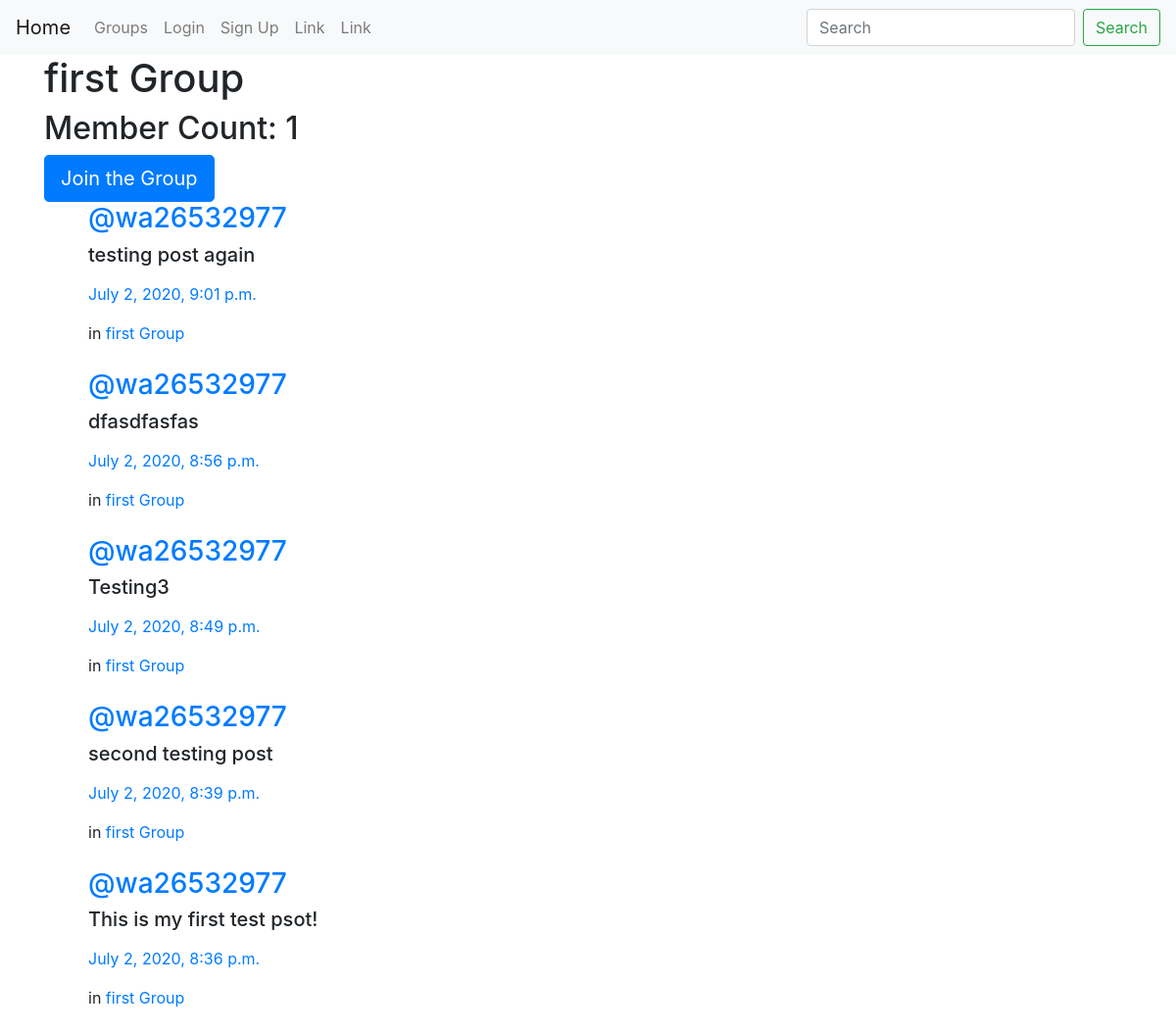
Screenshot of /groups/post/in/first-group/ with the database file from the repository.
### groups/models.py (models this page shows, shortened)
class Group(models.Model):
    name = models.CharField(max_length=255, unique=True)
    slug = models.SlugField(allow_unicode=True, unique=True)
    description = models.TextField(blank=True, default='')
    description_html = models.TextField(editable=False, default='', blank=True)
    members = models.ManyToManyField(User, through="GroupMember")
    class Meta:
        ordering = ['name']

### posts/models.py (models this page shows, shortened)
class Post(models.Model):
    user = models.ForeignKey(User, related_name="posts", on_delete=models.CASCADE)
    created_at = models.DateTimeField(auto_now=True)
    message = models.TextField()
    message_html = models.TextField(editable=False)
    group = models.ForeignKey(Group, related_name='posts', null=True, blank=True, on_delete=models.CASCADE)
    class Meta:
        ordering = ['-created_at']
        unique_together = ['user', 'message']

### groups/views.py (the view)
# urls.py: path('post/in/<slug>/', views.SingleGroup.as_view(), name='single'),
class SingleGroup(generic.DetailView):
    model = Group

### groups/templates/groups/group_detail.html
{% extends 'groups/group_base.html' %}
{% block pregroup %}
    <div class="content">
        <h1>{{ group.name }}</h1>
        <h2>Member Count: {{ group.members.count }}</h2>
        {% if user in group.members.all %}
            <a class="btn btn-lg btn-warning" href="{% url 'groups:leave' slug=group.slug %}">Leave the Group</a>
        {% else %}
            <a class="btn btn-lg btn-primary" href="{% url 'groups:join' slug=group.slug %}">Join the Group</a>
        {% endif %}
    </div>
{% endblock %}
{% block group_content %}
    <div class = "container">
        <div class="col-md-8">
            {% if group.posts.count == 0 %}
                <h1>No posts in this group yet!</h1>
            {% else %}
                {% for post in group.posts.all %}
                    {% include 'posts/_post.html' %}
                {% endfor %}
            {% endif %}
        </div>
    </div>
{% endblock %}

### posts/templates/posts/_post.html (shortened to what this page needs)
<div class="container">
    <h3><a href="{% url 'posts:for_user' username=post.user.username %}">@{{ post.user.username }}</a></h3>
	<div class="media-body">
        <div class="contents">
            <h5>{{ post.message_html|safe }}</h5>
            <p><time class="time"><a href="{% url 'posts:single' username=post.user.username pk=post.pk %}">{{ post.created_at }}</a></time></p>
            {% if post.group %}
            <span class="group-name">in <a href="#">{{ post.group.name }}</a></span>
            {% endif %}
        </div>
	</div>
    <br>
</div>

### rows the page displays
Group: name "first Group", members.count "1"
Post: user.username "wa26532977", message_html "testing post again", created_at "July 2, 2020, 9:01 p.m.", group.name "first Group"
Post: user.username "wa26532977", message_html "dfasdfasfas", created_at "July 2, 2020, 8:56 p.m.", group.name "first Group"
Post: user.username "wa26532977", message_html "Testing3", created_at "July 2, 2020, 8:49 p.m.", group.name "first Group"
Post: user.username "wa26532977", message_html "second testing post", created_at "July 2, 2020, 8:39 p.m.", group.name "first Group"
Post: user.username "wa26532977", message_html "This is my first test psot!", created_at "July 2, 2020, 8:36 p.m.", group.name "first Group"
